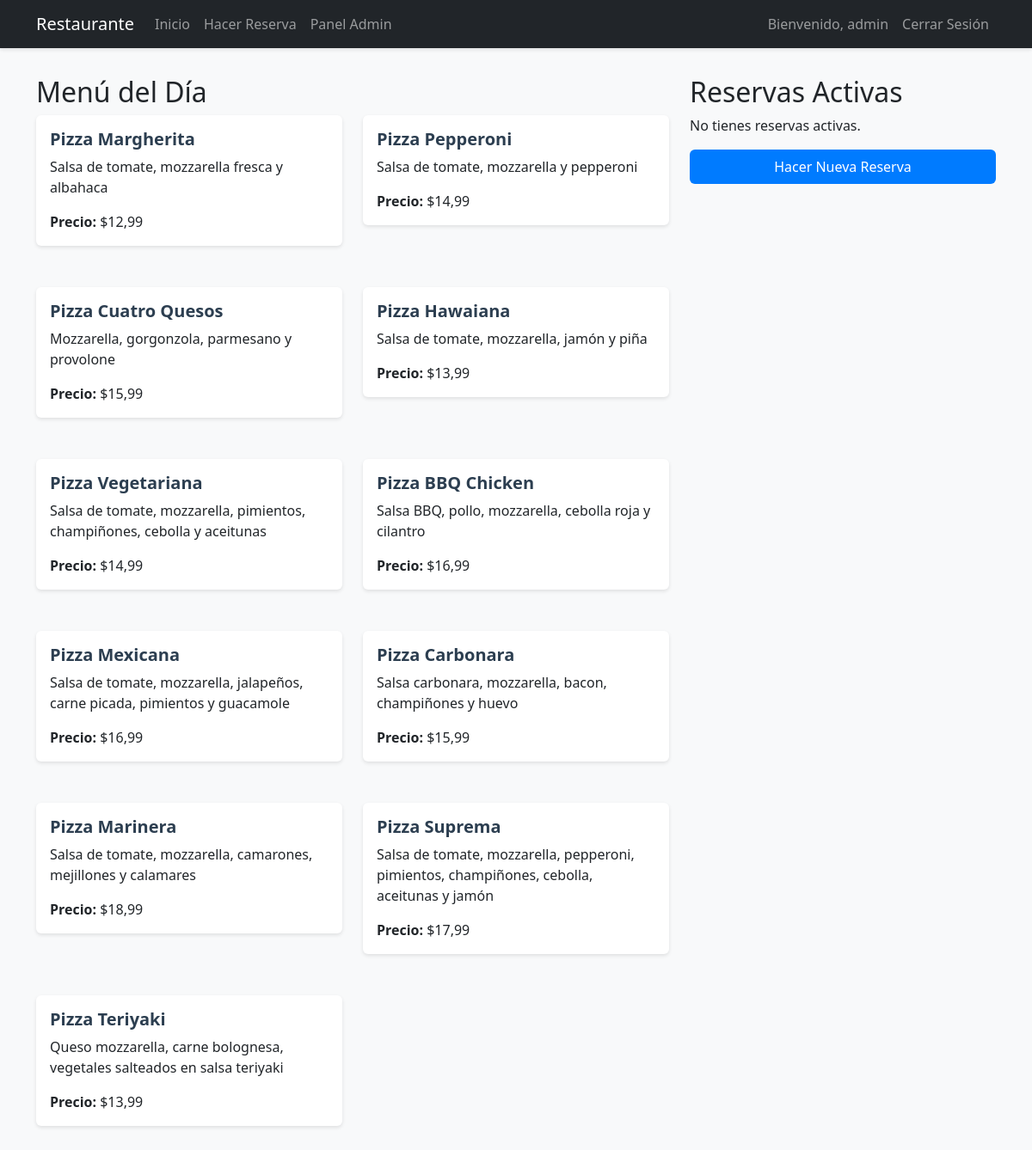
The app's page /reservations/ (signed in) with its own data.
### reservations/models.py (models this page shows, shortened)
class Menu(models.Model):
    id_plato = models.AutoField(primary_key=True)
    nombre_plato = models.CharField(max_length=100)
    descripcion = models.TextField()
    precio = models.DecimalField(max_digits=10, decimal_places=2)
    disponibilidad = models.BooleanField(default=True)

### reservations/views.py (the view)
# urls.py: path('', views.home, name='home'),
@login_required
def home(request):
    try:
        usuario = Usuario.objects.get(user=request.user)
        reservas = get_active_reservations(Reserva.objects.filter(cliente=usuario))
        menu = Menu.objects.filter(disponibilidad=True)
        return render(request, 'reservations/home.html', {
            'reservas': reservas,
            'menu': menu
        })
    except Usuario.DoesNotExist:
        messages.error(request, 'Error: Usuario no encontrado')
        return redirect('logout')

### reservations/utils.py (called while the page is built)
def get_active_reservations(queryset):
    now = timezone.now()
    return queryset.filter(fecha__gte=now, estado=True).order_by('fecha')

### templates/reservations/home.html (shortened to what this page needs)
{% extends 'base.html' %}
{% block content %}
<div class="row">
    <div class="col-md-8">
        <h2>Menú del Día</h2>
        <div class="row">
            {% for plato in menu %}
            <div class="col-md-6 mb-4">
                <div class="card">
                    <div class="card-body">
                        <h5 class="card-title">{{ plato.nombre_plato }}</h5>
                        <p class="card-text">{{ plato.descripcion }}</p>
                        <p class="card-text"><strong>Precio: </strong>${{ plato.precio }}</p>
                    </div>
                </div>
            </div>
            {% endfor %}
        </div>
    </div>
    <div class="col-md-4">
        <h2>Reservas Activas</h2>
        {% if reservas %}
            {% for reserva in reservas %}
            <div class="card mb-3">
                <div class="card-body">
                    <h5 class="card-title">Mesa {{ reserva.mesa.id_mesa }}</h5>
                    <p class="card-text">
                        <strong>Fecha:</strong> {{ reserva.fecha|date:"d/m/Y H:i" }}<br>
                        <strong>Estado:</strong>
                        <span class="badge bg-success">Activa</span>
                    </p>
                    {% if reserva.pedidos.all %}
                        <h6>Pedidos:</h6>
                        <ul class="list-unstyled">
                            {% for pedido in reserva.pedidos.all %}
                            <li>{{ pedido.plato.nombre_plato }} x{{ pedido.cantidad }} - ${{ pedido.precio_total }}</li>
                            {% endfor %}
                        </ul>
                        <p><strong>Total:</strong> ${{ reserva.precio_total }}</p>
                    {% endif %}
                    <form method="post" action="{% url 'cancelar_reserva' reserva.id_reserva %}"
                          onsubmit="return confirm('¿Estás seguro de que deseas cancelar esta reserva?');">
                        {% csrf_token %}
                        <button type="submit" class="btn btn-danger btn-sm">Cancelar Reserva</button>
                    </form>
                </div>
            </div>
            {% endfor %}
        {% else %}
            <p>No tienes reservas activas.</p>
        {% endif %}
        <a href="{% url 'hacer_reserva' %}" class="btn btn-primary w-100">
             Hacer Nueva Reserva
        </a>
    </div>
</div>
{% endblock %}

### templates/base.html (shortened to what this page needs)
<!DOCTYPE html>
<html lang="es">
<head>
    <link href="https://cdn.jsdelivr.net/npm/bootstrap@5.3.2/dist/css/bootstrap.min.css" rel="stylesheet">
    <link rel="stylesheet" href="/static/css/style.css">
</head>
<body>
    <nav class="navbar navbar-expand-lg navbar-dark bg-dark">
        <div class="container">
            <a class="navbar-brand" href="{% url 'home' %}">Restaurante</a>
            <div class="collapse navbar-collapse" id="navbarNav">
                <ul class="navbar-nav me-auto">
                    <li class="nav-item">
                        <a class="nav-link" href="{% url 'home' %}">Inicio</a>
                    </li>
                    {% if user.is_authenticated %}
                    <li class="nav-item">
                        <a class="nav-link" href="{% url 'hacer_reserva' %}">Hacer Reserva</a>
                    </li>
                    {% if user.is_staff %}
                    <li class="nav-item">
                        <a class="nav-link" href="{% url 'admin_panel' %}">Panel Admin</a>
                    </li>
                    {% endif %}
                    {% endif %}
                </ul>
                <ul class="navbar-nav">
                    {% if user.is_authenticated %}
                    <li class="nav-item">
                        <span class="nav-link">Bienvenido, {{ user.username }}</span>
                    </li>
                    <li class="nav-item">
                        <a class="nav-link" href="{% url 'logout' %}">Cerrar Sesión</a>
                    </li>
                    {% endif %}
                </ul>
            </div>
        </div>
    </nav>
    <div class="container mt-4">
        {% block content %}
        {% endblock %}
    </div>
</body>
</html>

### static/css/style.css (style rules this page uses)
body { background-color: #f8f9fa; min-height: 100vh; }
.navbar { margin-bottom: 2rem; box-shadow: 0 2px 4px rgba(0, 0, 0, 0.1); }
.card { box-shadow: 0 2px 4px rgba(0, 0, 0, 0.1); border: none; transition: transform 0.2s; margin-bottom: 1.5rem; }
.btn-primary { background-color: #007bff; border: none; padding: 0.5rem 1.5rem; transition: all 0.3s ease; }
.card-title { color: #2c3e50; font-weight: 600; }

### records on screen
Menu: nombre_plato "Pizza Margherita", descripcion "Salsa de tomate, mozzarella fresca y albahaca", precio "12,99"
Menu: nombre_plato "Pizza Pepperoni", descripcion "Salsa de tomate, mozzarella y pepperoni", precio "14,99"
Menu: nombre_plato "Pizza Cuatro Quesos", descripcion "Mozzarella, gorgonzola, parmesano y provolone", precio "15,99"
Menu: nombre_plato "Pizza Hawaiana", descripcion "Salsa de tomate, mozzarella, jamón y piña", precio "13,99"
Menu: nombre_plato "Pizza Vegetariana", descripcion "Salsa de tomate, mozzarella, pimientos, champiñones, cebolla y aceitunas", precio "14,99"
Menu: nombre_plato "Pizza BBQ Chicken", descripcion "Salsa BBQ, pollo, mozzarella, cebolla roja y cilantro", precio "16,99"
Menu: nombre_plato "Pizza Mexicana", descripcion "Salsa de tomate, mozzarella, jalapeños, carne picada, pimientos y guacamole", precio "16,99"
Menu: nombre_plato "Pizza Carbonara", descripcion "Salsa carbonara, mozzarella, bacon, champiñones y huevo", precio "15,99"
Menu: nombre_plato "Pizza Marinera", descripcion "Salsa de tomate, mozzarella, camarones, mejillones y calamares", precio "18,99"
Menu: nombre_plato "Pizza Suprema", descripcion "Salsa de tomate, mozzarella, pepperoni, pimientos, champiñones, cebolla, aceitunas y jamón", precio "17,99"
Menu: nombre_plato "Pizza Teriyaki", descripcion "Queso mozzarella, carne bolognesa, vegetales salteados en salsa teriyaki", precio "13,99"

### other values on screen
{{ user.username }} "admin"
